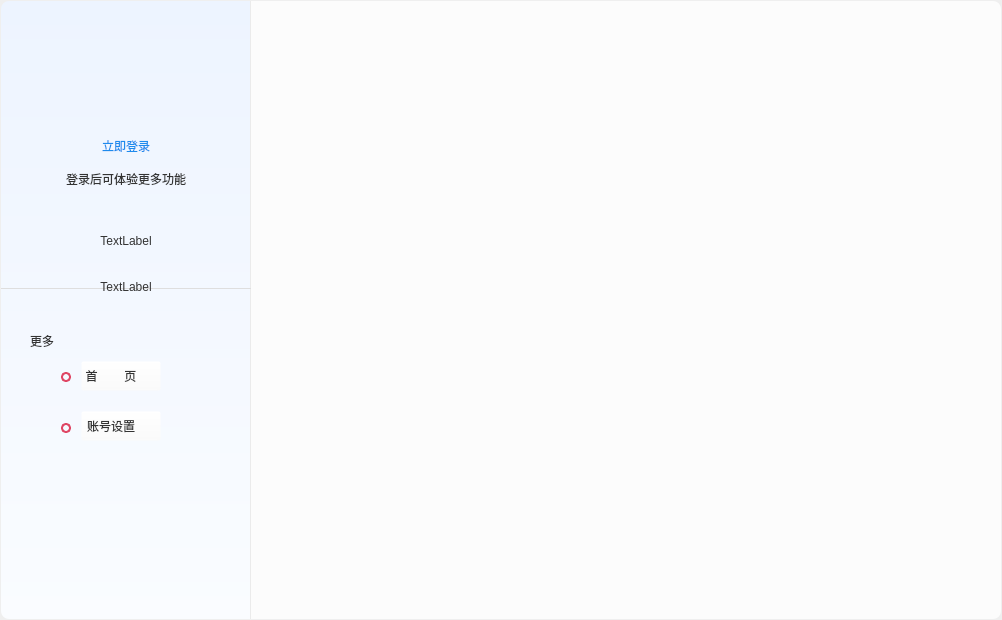
<?xml version="1.0" encoding="UTF-8"?>
<ui version="4.0">
 <class>UserCenterWidget</class>
 <widget class="QWidget" name="UserCenterWidget">
  <property name="geometry">
   <rect>
    <x>0</x>
    <y>0</y>
    <width>1002</width>
    <height>620</height>
   </rect>
  </property>
  <property name="sizePolicy">
   <sizepolicy hsizetype="Fixed" vsizetype="Preferred">
    <horstretch>0</horstretch>
    <verstretch>0</verstretch>
   </sizepolicy>
  </property>
  <property name="minimumSize">
   <size>
    <width>1002</width>
    <height>620</height>
   </size>
  </property>
  <property name="maximumSize">
   <size>
    <width>1002</width>
    <height>6200</height>
   </size>
  </property>
  <property name="windowTitle">
   <string>EntCenterWidget</string>
  </property>
  <property name="styleSheet">
   <string notr="true">QWidget#EntCenterWidget{background-color: rgb(255, 255, 255);};</string>
  </property>
  <layout class="QHBoxLayout" name="horizontalLayout_2">
   <property name="spacing">
    <number>0</number>
   </property>
   <property name="leftMargin">
    <number>0</number>
   </property>
   <property name="topMargin">
    <number>0</number>
   </property>
   <property name="rightMargin">
    <number>0</number>
   </property>
   <property name="bottomMargin">
    <number>0</number>
   </property>
   <item>
    <layout class="QHBoxLayout" name="horizontalLayout">
     <property name="spacing">
      <number>0</number>
     </property>
     <item>
      <widget class="QWidget" name="EntLeftWidget" native="true">
       <property name="sizePolicy">
        <sizepolicy hsizetype="Fixed" vsizetype="Fixed">
         <horstretch>0</horstretch>
         <verstretch>0</verstretch>
        </sizepolicy>
       </property>
       <property name="minimumSize">
        <size>
         <width>250</width>
         <height>618</height>
        </size>
       </property>
       <property name="maximumSize">
        <size>
         <width>250</width>
         <height>618</height>
        </size>
       </property>
       <property name="styleSheet">
        <string notr="true">QWidget#EntLeftWidget{background-color: qlineargradient(spread:pad, x1:0, y1:0, x2:0, y2:1, stop:0 #EDF4FF, stop:1 #FAFCFF);border-top-left-radius:8px;border-bottom-left-radius:8px;border-right:1px solid #EBEBEB;}</string>
       </property>
       <widget class="AvatarLabel" name="labelAvatar">
        <property name="geometry">
         <rect>
          <x>95</x>
          <y>30</y>
          <width>60</width>
          <height>60</height>
         </rect>
        </property>
        <property name="sizePolicy">
         <sizepolicy hsizetype="Fixed" vsizetype="Fixed">
          <horstretch>0</horstretch>
          <verstretch>0</verstretch>
         </sizepolicy>
        </property>
        <property name="minimumSize">
         <size>
          <width>60</width>
          <height>60</height>
         </size>
        </property>
        <property name="maximumSize">
         <size>
          <width>60</width>
          <height>60</height>
         </size>
        </property>
        <property name="styleSheet">
         <string notr="true">border-image: url(:/EntCenterWidget/image/img_tx_d.png);</string>
        </property>
        <property name="text">
         <string/>
        </property>
       </widget>
       <widget class="QLabel" name="labelUserName">
        <property name="geometry">
         <rect>
          <x>21</x>
          <y>100</y>
          <width>210</width>
          <height>35</height>
         </rect>
        </property>
        <property name="sizePolicy">
         <sizepolicy hsizetype="Fixed" vsizetype="Fixed">
          <horstretch>0</horstretch>
          <verstretch>0</verstretch>
         </sizepolicy>
        </property>
        <property name="minimumSize">
         <size>
          <width>210</width>
          <height>35</height>
         </size>
        </property>
        <property name="maximumSize">
         <size>
          <width>210</width>
          <height>35</height>
         </size>
        </property>
        <property name="styleSheet">
         <string notr="true">font:14px &quot;微软雅黑&quot;;
font-weight:bold;
color:#333333;</string>
        </property>
        <property name="text">
         <string/>
        </property>
        <property name="alignment">
         <set>Qt::AlignCenter</set>
        </property>
        <property name="wordWrap">
         <bool>true</bool>
        </property>
       </widget>
       <widget class="QLabel" name="labelUserID">
        <property name="geometry">
         <rect>
          <x>52</x>
          <y>144</y>
          <width>150</width>
          <height>12</height>
         </rect>
        </property>
        <property name="sizePolicy">
         <sizepolicy hsizetype="Fixed" vsizetype="Fixed">
          <horstretch>0</horstretch>
          <verstretch>0</verstretch>
         </sizepolicy>
        </property>
        <property name="minimumSize">
         <size>
          <width>150</width>
          <height>12</height>
         </size>
        </property>
        <property name="maximumSize">
         <size>
          <width>150</width>
          <height>12</height>
         </size>
        </property>
        <property name="styleSheet">
         <string notr="true">font: 12px &quot;微软雅黑&quot;;
color:#333333;</string>
        </property>
        <property name="text">
         <string/>
        </property>
        <property name="alignment">
         <set>Qt::AlignCenter</set>
        </property>
       </widget>
       <widget class="QLabel" name="labelSpaceLeft">
        <property name="geometry">
         <rect>
          <x>0</x>
          <y>287</y>
          <width>250</width>
          <height>1</height>
         </rect>
        </property>
        <property name="sizePolicy">
         <sizepolicy hsizetype="Fixed" vsizetype="Fixed">
          <horstretch>0</horstretch>
          <verstretch>0</verstretch>
         </sizepolicy>
        </property>
        <property name="minimumSize">
         <size>
          <width>250</width>
          <height>1</height>
         </size>
        </property>
        <property name="maximumSize">
         <size>
          <width>250</width>
          <height>1</height>
         </size>
        </property>
        <property name="styleSheet">
         <string notr="true">background-color: rgb(222, 222, 222);</string>
        </property>
        <property name="text">
         <string/>
        </property>
       </widget>
       <widget class="QLabel" name="labelMore">
        <property name="geometry">
         <rect>
          <x>29</x>
          <y>332</y>
          <width>57</width>
          <height>15</height>
         </rect>
        </property>
        <property name="sizePolicy">
         <sizepolicy hsizetype="Fixed" vsizetype="Fixed">
          <horstretch>0</horstretch>
          <verstretch>0</verstretch>
         </sizepolicy>
        </property>
        <property name="minimumSize">
         <size>
          <width>57</width>
          <height>15</height>
         </size>
        </property>
        <property name="maximumSize">
         <size>
          <width>57</width>
          <height>15</height>
         </size>
        </property>
        <property name="styleSheet">
         <string notr="true">font:14px &quot;微软雅黑&quot;;
color:#333333;</string>
        </property>
        <property name="text">
         <string>更多</string>
        </property>
       </widget>
       <widget class="QLabel" name="labelEntInfo">
        <property name="geometry">
         <rect>
          <x>60</x>
          <y>371</y>
          <width>10</width>
          <height>10</height>
         </rect>
        </property>
        <property name="sizePolicy">
         <sizepolicy hsizetype="Fixed" vsizetype="Fixed">
          <horstretch>0</horstretch>
          <verstretch>0</verstretch>
         </sizepolicy>
        </property>
        <property name="minimumSize">
         <size>
          <width>10</width>
          <height>10</height>
         </size>
        </property>
        <property name="maximumSize">
         <size>
          <width>10</width>
          <height>10</height>
         </size>
        </property>
        <property name="styleSheet">
         <string notr="true">border:2px solid rgba(223,70,100,1);
border-radius:5px;</string>
        </property>
        <property name="text">
         <string/>
        </property>
       </widget>
       <widget class="QPushButton" name="mainButton">
        <property name="geometry">
         <rect>
          <x>80</x>
          <y>360</y>
          <width>80</width>
          <height>30</height>
         </rect>
        </property>
        <property name="sizePolicy">
         <sizepolicy hsizetype="Preferred" vsizetype="Fixed">
          <horstretch>0</horstretch>
          <verstretch>0</verstretch>
         </sizepolicy>
        </property>
        <property name="minimumSize">
         <size>
          <width>57</width>
          <height>30</height>
         </size>
        </property>
        <property name="maximumSize">
         <size>
          <width>570</width>
          <height>30</height>
         </size>
        </property>
        <property name="layoutDirection">
         <enum>Qt::LeftToRight</enum>
        </property>
        <property name="styleSheet">
         <string notr="true">QPushButton{background-color:rgba(255,255,255,0);font: 14px &quot;微软雅黑&quot;;color:rgba(51, 51, 51, 1);padding-left:-20px;}
QPushButton:hover,pressed{ background-color:rgba(255,255,255,0);font: 14px &quot;微软雅黑&quot;;color:rgba(31,139,237,1);}</string>
        </property>
        <property name="text">
         <string>首        页</string>
        </property>
        <property name="shortcut">
         <string>Ctrl+S, Esc</string>
        </property>
       </widget>
       <widget class="QLabel" name="labelUser">
        <property name="geometry">
         <rect>
          <x>10</x>
          <y>20</y>
          <width>60</width>
          <height>60</height>
         </rect>
        </property>
        <property name="sizePolicy">
         <sizepolicy hsizetype="Fixed" vsizetype="Fixed">
          <horstretch>0</horstretch>
          <verstretch>0</verstretch>
         </sizepolicy>
        </property>
        <property name="minimumSize">
         <size>
          <width>60</width>
          <height>60</height>
         </size>
        </property>
        <property name="maximumSize">
         <size>
          <width>60</width>
          <height>60</height>
         </size>
        </property>
        <property name="styleSheet">
         <string notr="true">border-image: url(:/EntCenterWidget/image/qyzx_icon_vip_wjr.png);</string>
        </property>
        <property name="text">
         <string/>
        </property>
       </widget>
       <widget class="QLabel" name="labelEntInfo_2">
        <property name="geometry">
         <rect>
          <x>60</x>
          <y>422</y>
          <width>10</width>
          <height>10</height>
         </rect>
        </property>
        <property name="sizePolicy">
         <sizepolicy hsizetype="Fixed" vsizetype="Fixed">
          <horstretch>0</horstretch>
          <verstretch>0</verstretch>
         </sizepolicy>
        </property>
        <property name="minimumSize">
         <size>
          <width>10</width>
          <height>10</height>
         </size>
        </property>
        <property name="maximumSize">
         <size>
          <width>10</width>
          <height>10</height>
         </size>
        </property>
        <property name="styleSheet">
         <string notr="true">border:2px solid rgba(223,70,100,1);
border-radius:5px;</string>
        </property>
        <property name="text">
         <string/>
        </property>
       </widget>
       <widget class="QPushButton" name="pushButtonAcc">
        <property name="geometry">
         <rect>
          <x>80</x>
          <y>410</y>
          <width>80</width>
          <height>30</height>
         </rect>
        </property>
        <property name="sizePolicy">
         <sizepolicy hsizetype="Preferred" vsizetype="Fixed">
          <horstretch>0</horstretch>
          <verstretch>0</verstretch>
         </sizepolicy>
        </property>
        <property name="minimumSize">
         <size>
          <width>57</width>
          <height>30</height>
         </size>
        </property>
        <property name="maximumSize">
         <size>
          <width>570</width>
          <height>30</height>
         </size>
        </property>
        <property name="layoutDirection">
         <enum>Qt::LeftToRight</enum>
        </property>
        <property name="styleSheet">
         <string notr="true">QPushButton{background-color:rgba(255,255,255,0);font: 14px &quot;微软雅黑&quot;;color:rgba(51, 51, 51, 1);padding-left:-20px;}
QPushButton:hover,pressed{ background-color:rgba(255,255,255,0);font: 14px &quot;微软雅黑&quot;;color:rgba(31,139,237,1);}</string>
        </property>
        <property name="text">
         <string>账号设置</string>
        </property>
        <property name="shortcut">
         <string>Ctrl+S, Esc</string>
        </property>
       </widget>
       <widget class="QWidget" name="widgetUnLogin" native="true">
        <property name="geometry">
         <rect>
          <x>0</x>
          <y>120</y>
          <width>250</width>
          <height>100</height>
         </rect>
        </property>
        <widget class="QLabel" name="label">
         <property name="geometry">
          <rect>
           <x>0</x>
           <y>40</y>
           <width>250</width>
           <height>35</height>
          </rect>
         </property>
         <property name="sizePolicy">
          <sizepolicy hsizetype="Fixed" vsizetype="Fixed">
           <horstretch>0</horstretch>
           <verstretch>0</verstretch>
          </sizepolicy>
         </property>
         <property name="minimumSize">
          <size>
           <width>250</width>
           <height>35</height>
          </size>
         </property>
         <property name="maximumSize">
          <size>
           <width>250</width>
           <height>35</height>
          </size>
         </property>
         <property name="styleSheet">
          <string notr="true">font:14px &quot;微软雅黑&quot;;
color:#333333;</string>
         </property>
         <property name="text">
          <string>登录后可体验更多功能</string>
         </property>
         <property name="alignment">
          <set>Qt::AlignCenter</set>
         </property>
         <property name="wordWrap">
          <bool>true</bool>
         </property>
        </widget>
        <widget class="QPushButton" name="pushButtonLogin">
         <property name="geometry">
          <rect>
           <x>85</x>
           <y>10</y>
           <width>80</width>
           <height>30</height>
          </rect>
         </property>
         <property name="styleSheet">
          <string notr="true">font: 14px &quot;微软雅黑&quot;;
color:#1E8BED;</string>
         </property>
         <property name="text">
          <string>立即登录</string>
         </property>
         <property name="flat">
          <bool>true</bool>
         </property>
        </widget>
       </widget>
       <widget class="QWidget" name="widgetLogin" native="true">
        <property name="geometry">
         <rect>
          <x>0</x>
          <y>220</y>
          <width>250</width>
          <height>100</height>
         </rect>
        </property>
        <widget class="QLabel" name="labelName">
         <property name="geometry">
          <rect>
           <x>90</x>
           <y>10</y>
           <width>70</width>
           <height>20</height>
          </rect>
         </property>
         <property name="styleSheet">
          <string notr="true">font:14px &quot;微软雅黑&quot;;
color:#333333;</string>
         </property>
         <property name="text">
          <string>TextLabel</string>
         </property>
         <property name="alignment">
          <set>Qt::AlignCenter</set>
         </property>
        </widget>
        <widget class="QLabel" name="labelID">
         <property name="geometry">
          <rect>
           <x>50</x>
           <y>60</y>
           <width>150</width>
           <height>12</height>
          </rect>
         </property>
         <property name="styleSheet">
          <string notr="true">font:14px &quot;微软雅黑&quot;;
color:#333333;</string>
         </property>
         <property name="text">
          <string>TextLabel</string>
         </property>
         <property name="alignment">
          <set>Qt::AlignCenter</set>
         </property>
        </widget>
        <widget class="QLabel" name="label_2">
         <property name="geometry">
          <rect>
           <x>170</x>
           <y>10</y>
           <width>20</width>
           <height>20</height>
          </rect>
         </property>
         <property name="text">
          <string/>
         </property>
         <property name="pixmap">
          <pixmap resource="EntCenterWidget.qrc">:/EntCenterWidget/image/notExpired.png</pixmap>
         </property>
        </widget>
       </widget>
      </widget>
     </item>
     <item>
      <widget class="QWidget" name="RightWidget" native="true">
       <property name="sizePolicy">
        <sizepolicy hsizetype="Fixed" vsizetype="Fixed">
         <horstretch>0</horstretch>
         <verstretch>0</verstretch>
        </sizepolicy>
       </property>
       <property name="minimumSize">
        <size>
         <width>750</width>
         <height>618</height>
        </size>
       </property>
       <property name="maximumSize">
        <size>
         <width>750</width>
         <height>618</height>
        </size>
       </property>
       <property name="styleSheet">
        <string notr="true">QWidget#RightWidget{background-color: rgb(252, 252, 252);border-top-right-radius:8px;border-bottom-right-radius:8px;}</string>
       </property>
       <layout class="QHBoxLayout" name="rightLayout">
        <property name="spacing">
         <number>0</number>
        </property>
        <property name="leftMargin">
         <number>0</number>
        </property>
        <property name="topMargin">
         <number>0</number>
        </property>
        <property name="rightMargin">
         <number>0</number>
        </property>
        <property name="bottomMargin">
         <number>0</number>
        </property>
        <item>
         <layout class="QVBoxLayout" name="layout">
          <property name="spacing">
           <number>0</number>
          </property>
         </layout>
        </item>
       </layout>
      </widget>
     </item>
    </layout>
   </item>
  </layout>
 </widget>
 <layoutdefault spacing="6" margin="11"/>
 <customwidgets>
  <customwidget>
   <class>AvatarLabel</class>
   <extends>QLabel</extends>
   <header location="global">AvatarLabel.h</header>
  </customwidget>
 </customwidgets>
 <resources>
  <include location="EntCenterWidget.qrc"/>
 </resources>
 <connections/>
</ui>
